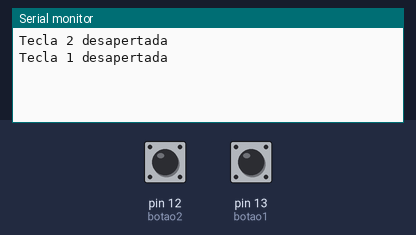
Bench run of a sketch on a simulated Arduino Uno, built with avr-gcc and run on an emulated ATmega328P. On the bench: the last lines printed to the serial monitor. The test bench sets the inputs (shaded band); at power-on: pin 12 (botao2) HIGH, pin 13 (botao1) HIGH.

Above: at 1.2 s.
1.3 s: pin 12 (botao2) pulled LOW for 0.15 s
At 1.43 s:
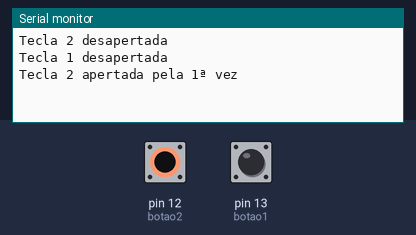
2.9 s: pin 13 (botao1) pulled LOW for 0.15 s
At 4.2 s:
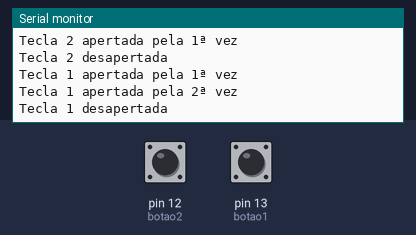
4.5 s: pin 12 (botao2) pulled LOW for 1 s
At 6.7 s:
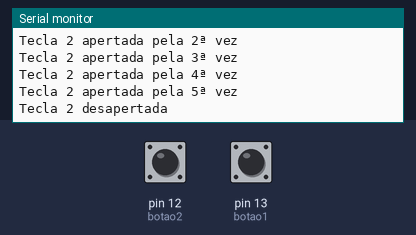
7.0 s: pin 13 (botao1) pulled LOW for 1 s
At 8.6 s:
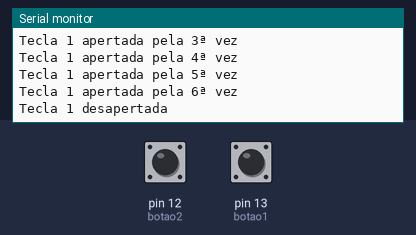
Timing chart, 0 to 10.1 s (numbered marks = the images above; inputs shaded):
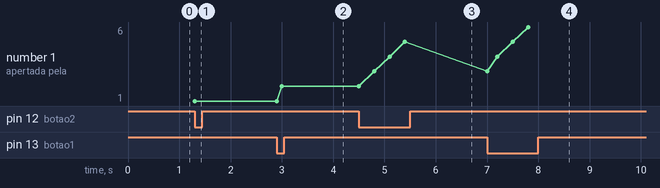

Measured:
- after the input at 1.3 s, the serial monitor: prints a new line at once (image 1)
- after the input at 2.9 s, the serial monitor: prints a new line at once (image 2)
- after the input at 4.5 s, the serial monitor: prints a new line at once (image 3)
- after the input at 7.0 s, the serial monitor: prints a new line at once (image 4)
- plotted number 1: 2 → 5 after the input at 4.5 s, 5 → 6 after the input at 7.0 s

The sketch:

exercicio_botoes.ino
```cpp
/*===============================================================================================================================*/
#include <TimerOne.h>//Biblioteca do timer
#define botao1 13//Pino de entrada do botão
#define botao2 12//Pino de entrada do botão
/*===============================================================================================================================*/

int conta_click1 = 1;//Armazena a quantidade de vezes que o botão foi clicado
int conta_click2 = 1;//Armazena a quantidade de vezes que o botão foi clicado

int tempo;//Variavel pra substituir o delay, e não travar o programa
int conta1;//variavel para ser utilizada na condição do botão estar desapertado e mandar a mensagem somente uma vez
int conta2;//variavel para ser utilizada na condição do botão estar desapertado e mandar a mensagem somente uma vez

bool condicao1 = false;//1ª condição para fazer a verificação do "delay" na função do timer
bool condicao2 = true;//2ª condição para fazer a verificação do "delay" na função do timer
bool condicao3 = false;//3ª condição para fazer a verificação do "delay" na função do timer
bool condicao4 = true;//4ª condição para fazer a verificação do "delay" na função do timer

/*===============================================================================================================================*/

void setup()
{
Serial.begin(9600);
pinMode(botao1 , INPUT_PULLUP);// define o estado do pino
pinMode(botao2 , INPUT_PULLUP);// define o estado do pino

Timer1.initialize(10000); // inicializar timer com período de 10 mseg
Timer1.attachInterrupt(timer); // anexar função a ser executada a cada período

tempo = 30;
}

/*===============================================================================================================================*/

void loop()
{
  recebe_botao();//chama a função dos botões

}

/*===============================================================================================================================*/


void recebe_botao()
{
/*=================================================PRIMEIRO BOTÃO================================================================*/
     if(digitalRead(botao1) == LOW)// verifica enquanto o botão estiver acionado
     {
        if(condicao1 == true)//verifica se a condição é verdadeira
        {
              Serial.print("Tecla 1 apertada pela ");
              Serial.print(conta_click1);
              Serial.println("ª vez");
              conta_click1++;//soma 1 na variavel
              condicao1 = false;//muda o estado da variavel para falso
              conta1 = 0;// a variavel volta para 0 assim mostrando que a tecla foi desacionada
        }
     }
     if(digitalRead(botao1) == HIGH)// verifica enquanto o botão estiver desacionado
     {
        if(conta1 == 0)//verifica se conta é igula a 0, assim exibindo a mensagem somente uma vez
        {
              if(condicao2 == false)//verifica se a condição é falsa
              {
               Serial.println("Tecla 1 desapertada");
               condicao2 = true;
               conta1++;//torna a variavel maior que 0 para a exibição ser feita somente uma unica vez, e não repetidamente
              }
           }
     }
/*===============================================================================================================================*/

/*=================================================SEGUNDO BOTÃO================================================================*/

          if(digitalRead(botao2) == LOW)// verifica enquanto o botão estiver acionado
             {
                if(condicao3 == true)//verifica se a condição é verdadeira
                {
                      Serial.print("Tecla 2 apertada pela ");
                      Serial.print(conta_click2);
                      Serial.println("ª vez");
                      conta_click2++;//soma 1 na variavel
                      condicao3 = false;//muda o estado da variavel para falso
                      conta2 = 0;// a variavel volta para 0 assim mostrando que a tecla foi desacionada
                }
             }
     if(digitalRead(botao2) == HIGH)// verifica enquanto o botão estiver desacionado
                 {
                    if(conta2 == 0)//verifica se conta é igula a 0, assim exibindo a mensagem somente uma vez
                    {
                          if(condicao4 == false)//verifica se a condição é falsa
                          {
                           Serial.println("Tecla 2 desapertada");
                           condicao4 = true;
                           conta2++;//torna a variavel maior que 0 para a exibição ser feita somente uma unica vez, e não repetidamente
                          }
                    }
                  }
}

/*===============================================================================================================================*/


/*======================================================FUNÇÃO DO TIMER==========================================================*/

void timer()//Função do timer para fazer o "delay"
{
 tempo--;//Decrementa a variavel

 if(tempo == 0)//verifica se a variavel é igual a 0
 {
  tempo = 30;//reseta o tempo para o valor inicial
  condicao1 = true;
  condicao2 = false;
  condicao3 = true;
  condicao4 = false;
 }
 else
 {
  return;
  }

}

/*===============================================================================================================================*/
```
